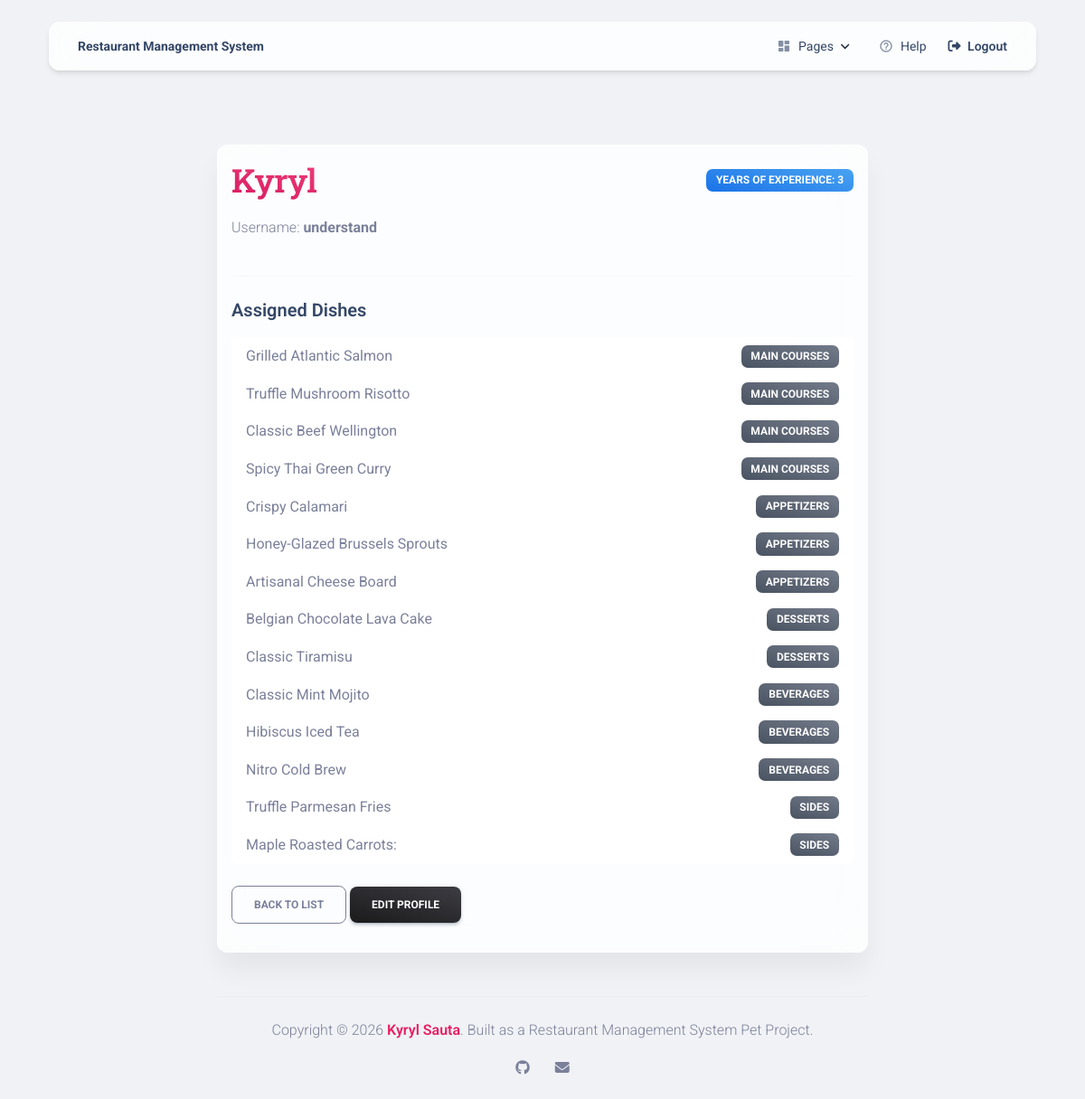
Screenshot of /cook/2/ (signed in) with the database file from the repository.
### menu/models.py (models this page shows, shortened)
class Cook(AbstractUser):
    years_of_experience = models.IntegerField(null=True, blank=True)

class Dish(models.Model):
    name = models.CharField(max_length=255, unique=True)
    description = models.TextField()
    price = models.DecimalField(max_digits=7, decimal_places=2)
    dish_type = models.ForeignKey(DishType, on_delete=models.CASCADE)
    cooks = models.ManyToManyField(Cook, related_name="dishes")

class DishType(models.Model):
    name = models.CharField(max_length=255, unique=True)
    def __str__(self):
        return f"{self.name}"

### menu/views.py (the view)
# urls.py: path("cook/<int:pk>/", CookDetailView.as_view(), name="cook-detail"),
class CookDetailView(LoginRequiredMixin, generic.DetailView):
    model = Cook
    template_name = "menu/cook_detail.html"

### templates/menu/cook_detail.html
{% extends "base.html" %}
{% load static %}
{% block content %}
  {% include 'includes/navigation.html' %}
  <div class="container mt-9">
    <div class="row">
      <div class="col-lg-8 mx-auto">
        <div class="card card-body blur shadow-blur">
          <div class="d-flex justify-content-between align-items-center mb-3">
            <h2 class="text-gradient text-primary mb-0">{{ cook.first_name }} {{ cook.last_name }}</h2>
            <span class="badge bg-gradient-info">Years of Experience: {{ cook.years_of_experience }}</span>
          </div>
          <p class="text-muted">Username: <strong>{{ cook.username }}</strong></p>
          <hr class="horizontal dark my-4">
          <h5 class="mb-3">Assigned Dishes</h5>
          <div class="list-group">
            {% for dish in cook.dishes.all %}
              <a href="{% url 'menu:dish-detail' pk=dish.id %}" class="list-group-item list-group-item-action d-flex justify-content-between align-items-center border-0 border-bottom">
                {{ dish.name }}
                <span class="badge badge-sm bg-gradient-secondary">{{ dish.dish_type }}</span>
              </a>
            {% empty %}
              <p class="text-sm text-secondary">This cook has no assigned dishes yet.</p>
            {% endfor %}
          </div>
          <div class="mt-4">
            <a href="{% url 'menu:cook-list' %}" class="btn btn-outline-secondary">Back to List</a>
            <a href="{% url 'menu:cook-update' pk=cook.id %}" class="btn bg-gradient-dark">Edit Profile</a>
          </div>
        </div>
      </div>
    </div>
  </div>
{% endblock %}

### templates/base.html (style rules this page uses)
body { display: flex; flex-direction: column; min-height: 100vh; background-color: #f0f2f5; }

### rows the page displays
Cook: first_name "Kyryl", years_of_experience "3", username "understand"
Dish: name "Grilled Atlantic Salmon", dish_type "MAIN COURSES"
Dish: name "Truffle Mushroom Risotto", dish_type "MAIN COURSES"
Dish: name "Classic Beef Wellington", dish_type "MAIN COURSES"
Dish: name "Spicy Thai Green Curry", dish_type "MAIN COURSES"
Dish: name "Crispy Calamari", dish_type "APPETIZERS"
Dish: name "Honey-Glazed Brussels Sprouts", dish_type "APPETIZERS"
Dish: name "Artisanal Cheese Board", dish_type "APPETIZERS"
Dish: name "Belgian Chocolate Lava Cake", dish_type "DESSERTS"
Dish: name "Classic Tiramisu", dish_type "DESSERTS"
Dish: name "Classic Mint Mojito", dish_type "BEVERAGES"
Dish: name "Hibiscus Iced Tea", dish_type "BEVERAGES"
Dish: name "Nitro Cold Brew", dish_type "BEVERAGES"
Dish: name "Truffle Parmesan Fries", dish_type "SIDES"
Dish: name "Maple Roasted Carrots:", dish_type "SIDES"
